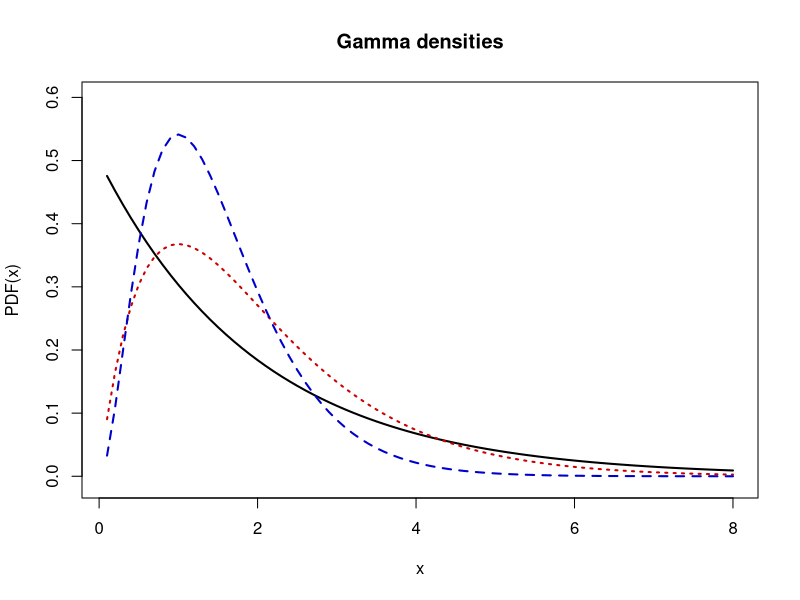
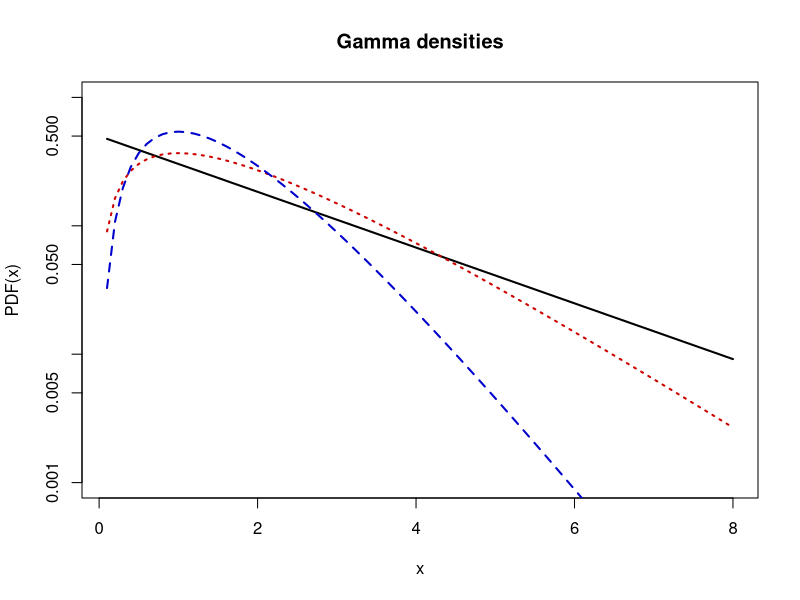
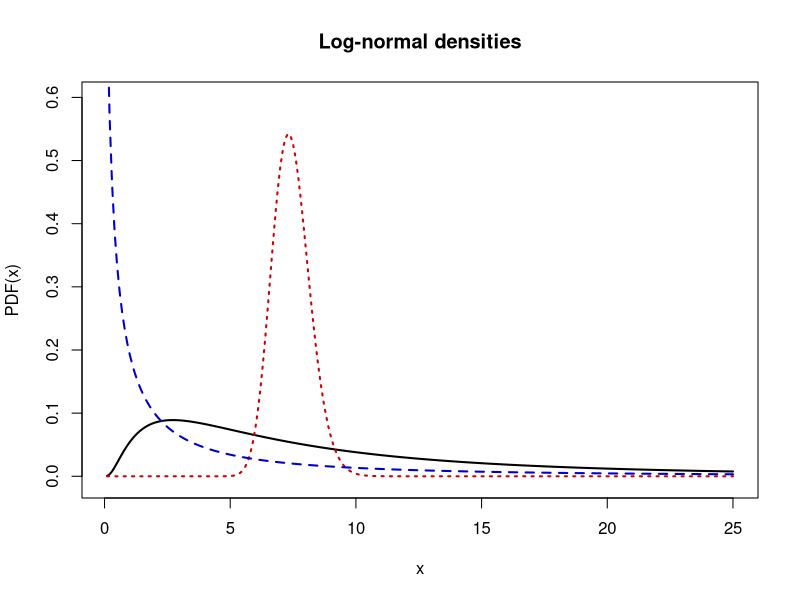
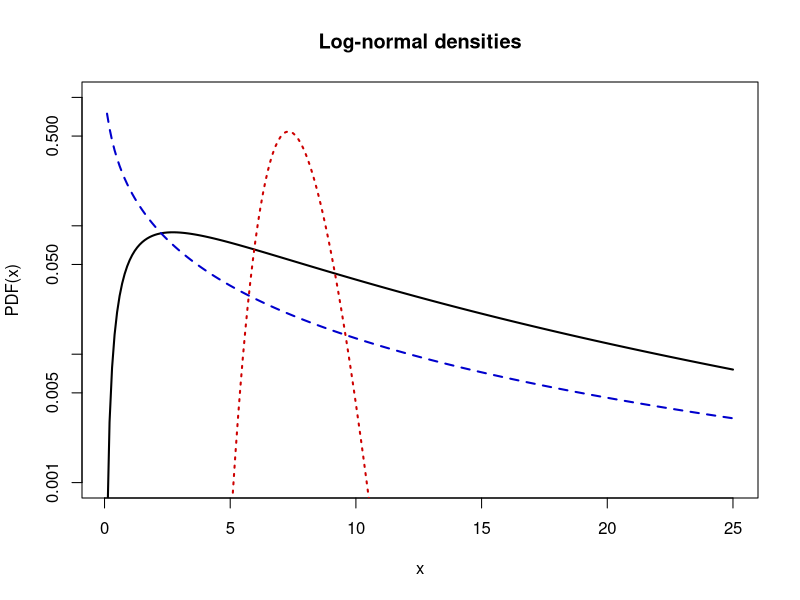

Reproduce these figures in R, in order.
# clear variables and close windows
rm(list = ls(all = TRUE))
graphics.off()

# gamma densities
step = 10

x = (1:(8 * step))/step
y1 = dgamma(x, shape = 1, scale = 2)
y2 = dgamma(x, shape = 2, scale = 1)
y3 = dgamma(x, shape = 3, scale = 0.5)

# linear plot
plot(x, y1, col = "black", type = "l", lwd = 2, xlab = "x", ylab = "PDF(x)", ylim = c(-0.01, 0.6))
title("Gamma densities")
lines(x, y2, col = "red3", lty = 3, lwd = 2)
lines(x, y3, col = "blue3", lty = 2, lwd = 2)

# semi-logarithmic plot
dev.new()
plot(x, y1, log = "y", col = "black", type = "l", lwd = 2, xlab = "x", ylab = "PDF(x)", ylim = c(0.001, 1))
par(new = T)
plot(x, y2, type = "l", log = "y", axes = F, frame = F, ylab = "", xlab = "", col = "red3", lty = 3, lwd = 2, ylim = c(0.001, 
    1))
par(new = T)
plot(x, y3, log = "y", type = "l", axes = F, frame = F, ylab = "", xlab = "", col = "blue3", lty = 2, lwd = 2, ylim = c(0.001, 
    1))
title("Gamma densities")

# log-normal densities
x = (1:(25 * step))/step

y1 = dlnorm(x, 2, 1)
y2 = dlnorm(x, 2, 0.1)
y3 = dlnorm(x, 0.5, 2)

# linear plot
dev.new()
plot(x, y1, col = "black", type = "l", lwd = 2, xlab = "x", ylab = "PDF(x)", ylim = c(-0.01, 0.6))
title("Log-normal densities")
lines(x, y2, col = "red3", lty = 3, lwd = 2)
lines(x, y3, col = "blue3", lty = 2, lwd = 2)

# semi-logarithmic plot

dev.new()
plot(x, y1, log = "y", col = "black", type = "l", lwd = 2, xlab = "x", ylab = "PDF(x)", ylim = c(0.001, 1))
par(new = T)
plot(x, y2, type = "l", log = "y", axes = F, frame = F, ylab = "", xlab = "", col = "red3", lty = 3, lwd = 2, ylim = c(0.001, 
    1))
par(new = T)
plot(x, y3, log = "y", type = "l", axes = F, frame = F, ylab = "", xlab = "", col = "blue3", lty = 2, lwd = 2, ylim = c(0.001, 
    1))
title("Log-normal densities")
